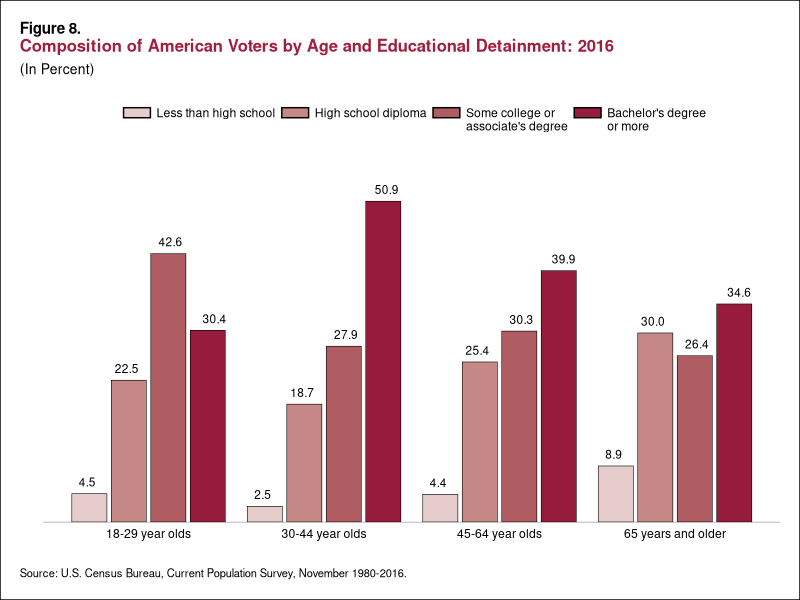

Write R code to recreate this figure.
knitr::opts_chunk$set(echo = TRUE)
library(tidyverse)
library(ggtext)
library(grid)
library(rlang)

# DESCRIPTION: Composition of American Voters by Age and Educational Attainment: 2016


#The following data visualizations are from the U.S. Census Bureau and 
# involved data concerning the characteristics of voters in the presidential election of 2016

#Original Source: https://www.census.gov/content/dam/Census/library/publications/2018/demo/P20-582.pdf

# SLOW REVEAL ORDER: No slow reveal, just completely recreated. 

# AUTHORS:
#   Lauryn Davis (Last edit: 3/27/23)

age_groups= c("18-29 year olds", "30-44 year olds", "45-64 year olds", "65 years and older")
types= c("Less than high school", "High school diploma", "\nSome college or\nassociate's degree", "\nBachelor's degree\nor more")

pop_colors <- c("#e6cdcb", "#c58887", "#af5d62", "#971c3c")
draw_square <- function(data, params, size) {
  if (is.null(data$size)) {
    data$size <- 0.5
  }
  lwd <- min(data$size, min(size) /4)
  grid::rectGrob(
    width  = unit(1.2, "snpc") - unit(lwd, "mm"),
    height = unit(.5, "snpc") - unit(lwd, "mm"),
    gp = gpar(
      col = data$colour %||% NA,
      fill = alpha(data$fill %||% "grey20", data$alpha),
      lty = data$linetype %||% 1,
      lwd = lwd * .pt,
      linejoin = params$linejoin %||% "mitre",
      lineend = if (identical(params$linejoin, "round")) "round" else "square"
    )
  )
}


vote_data<- tibble(
  vote_type = rep(types, 4),
  pop_groups= rep(age_groups, c(4,4,4,4)),
  amount= c(4.5, 22.5, 42.6, 30.4, 2.5, 18.7, 27.9, 50.9, 4.4, 25.4, 30.3, 39.9, 8.9,30.0,26.4, 34.6),
  amount1= c("   4.5", "22.5", "42.6", "30.4", "   2.5", "18.7", "27.9", "50.9  ", "   4.4", "25.4", "30.3", "39.9 ", "   8.9","30.0","26.4", "34.6 "),
  fill= rep(pop_colors, 4)
)
vote_labels <- tibble(
  vote_type= factor(types, levels= types),
)
vote_data<- vote_data%>%
  mutate(vote_type = factor(vote_type, levels= types),
         pop_groups= factor(pop_groups, levels= age_groups),
         fill= factor(fill, levels= pop_colors))
area<- (ggplot(vote_data, aes(x = pop_groups, 
                              y = amount, 
                              fill = fill, 
                              label = amount1)) +
          geom_col(color = "black", size= .2, width= .8, position= position_dodge(width= .9), key_glyph= draw_square)+
          geom_text(size = 3, 
                    position = position_dodge(width=1), aes(y= amount), vjust =-.8, color= "black") 
        +
          labs(title =  "<span style = 'font-size:11pt; color:#000000'><b>Figure 8.</span><br><span style = 'font-size:12pt; color:#a21e3c'><b>Composition of American Voters by Age and Educational Detainment: 2016</span>",
               subtitle = "(In Percent)",
               y = "",
               x = "",
               caption = "Source: U.S. Census Bureau, Current Population Survey, November 1980-2016.") + scale_fill_manual(labels= types, values= pop_colors, name = ""))

figure8<- (area + theme_classic()+
          theme(
            # Needed for using HTML syntax in plot title
            # plot.title = element_markdown(), 
            # Cleaned up some redundancies and combined your theme changes into one layer
            panel.grid = element_blank(),
            plot.background = element_rect(fill = "white", color = "black"),
            panel.grid.major = element_blank(),
            panel.grid.minor = element_blank(),
            plot.title = element_markdown(),
            plot.title.position = "plot",
            plot.caption.position = "plot",
            plot.subtitle = element_text(size = 10, color = "black"), 
            plot.caption = element_text(size = 8, color = "black", hjust = 0),
            axis.ticks = element_blank(),
            axis.line.y = element_blank(),
            axis.text.y= element_blank(),
            legend.position= "top",
            axis.line.x = element_line(size=.1),
            axis.text.x= element_text(color= "black"),
            plot.margin = unit(c(.5,.5,.5,.5), "cm"))
        
        + scale_x_discrete(expand=c(.2,0))
        + scale_y_continuous(expand = expansion(mult = c(0, 0.145))))

ggsave("figure8.png")
